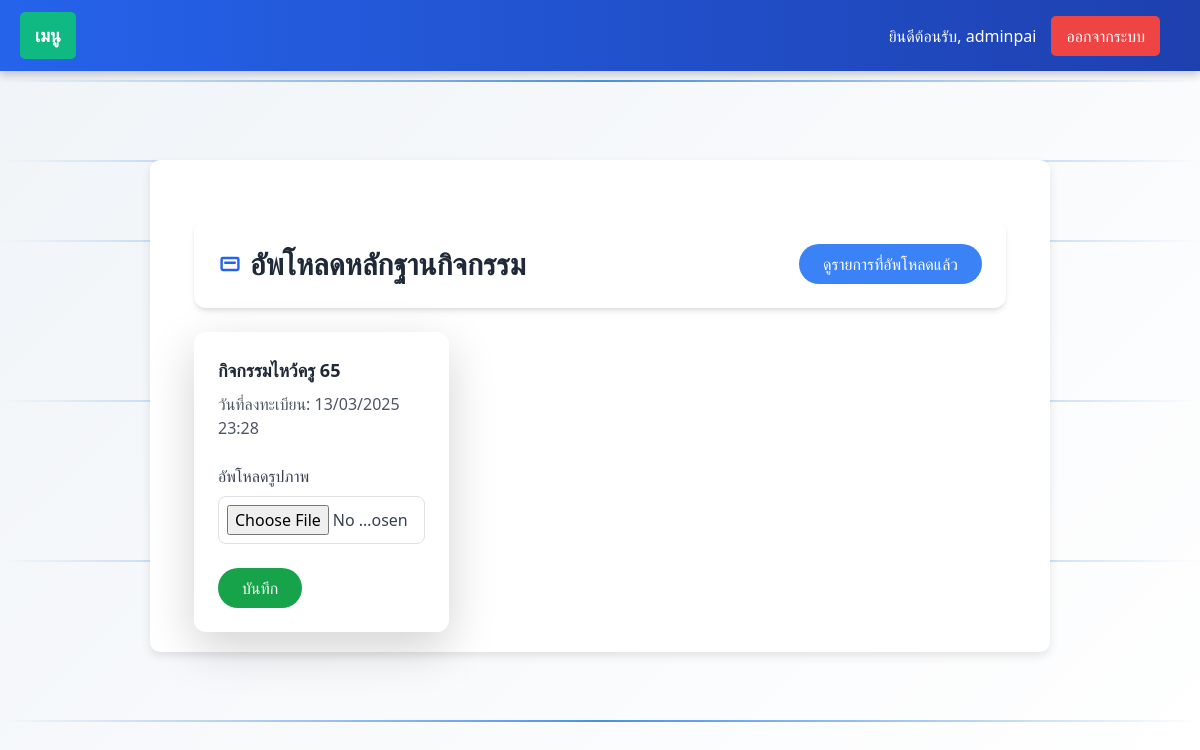
Page /upload-proof/ (signed in) on the committed database.
### myapp/models.py (models this page shows, shortened)
class CustomUser(AbstractUser):
    USER_TYPE_CHOICES = (
        ('student', 'นักศึกษา'),
        ('teacher', 'อาจารย์'),
        ('admin', 'ผู้ดูแลระบบ'),
    )
    user_type = models.CharField(
        max_length=10,
        choices=USER_TYPE_CHOICES,
        default='student',
        verbose_name='ประเภทผู้ใช้'
    )
    student_id = models.CharField(
        max_length=20,
        unique=True,
        null=True,
        blank=True,
        verbose_name='รหัสนักศึกษา'
    )
    year = models.IntegerField(
        choices=[
            (1, 'ชั้นปีที่ 1'),
            (2, 'ชั้นปีที่ 2'),
            (3, 'ชั้นปีที่ 3'),
            (4, 'ชั้นปีที่ 4'),
        ],
        null=True,
        blank=True,
        verbose_name='ชั้นปี'
    )
    branch = models.CharField(
        max_length=255,
        choices=BRANCH_CHOICES,
        null=True,
        blank=True,
        verbose_name='สาขา'
    )
    groups = models.ManyToManyField(
        Group,
        related_name="customuser_groups",
        blank=True
    )
    user_permissions = models.ManyToManyField(
        Permission,
        related_name="customuser_permissions",
        blank=True
    )
    class Meta:
        verbose_name = 'ผู้ใช้'
        verbose_name_plural = 'ผู้ใช้ทั้งหมด'

class ActivityRegistration(models.Model):
    user = models.ForeignKey(settings.AUTH_USER_MODEL, on_delete=models.CASCADE)
    activity = models.ForeignKey('Activity', on_delete=models.CASCADE)
    registration_date = models.DateTimeField(auto_now_add=True)
    proof_image = models.ImageField(upload_to='proofs/', null=True, blank=True)
    proof_upload_date = models.DateTimeField(auto_now_add=True, null=True, blank=True)
    class Meta:
        ordering = ['-registration_date']
        verbose_name = 'รูปหลักฐานการลงทะเบียนทั้งหมด'
        verbose_name_plural = 'รูปหลักฐานการลงทะเบียนทั้งหมด'

class Activity(models.Model):
    name = models.CharField(
        max_length=255,
        verbose_name='ชื่อกิจกรรม'
    )
    description = models.TextField(
        verbose_name='รายละเอียดกิจกรรม'
    )
    start_date = models.DateField(
        verbose_name='วันที่เริ่มจัดกิจกรรม',
        default=datetime.date.today
    )
    end_date = models.DateField(
        verbose_name='วันที่สิ้นสุดกิจกรรม',
        null=True,  # ยอมให้เป็น NULL
        blank=True  # สามารถทิ้งว่างได้ในฟอร์ม
    )
    created_by = models.ForeignKey(
        CustomUser,
        on_delete=models.CASCADE,
        verbose_name='ผู้สร้างกิจกรรม'
    )
    FACULTY_CHOICES = [
        ('all', 'ทุกคนเข้าร่วมได้'),
        ('CS', 'วิทยาการคอมพิวเตอร์'),
        ('CCS', 'วิทยาศาสตร์เครื่องสำอาง'),
        ('OHS', 'อาชีวอนามัยและความปลอดภัย'),
        ('EHS', 'อนามัยสิ่งแวดล้อมและสาธารณภัย'),
        ('MS', 'วิทยาศาสตร์การแพทย์'),
        ('GS', 'วิทยาศาสตร์ทั่วไป'),
        ('IT', 'เทคโนโลยีสารสนเทศ'),
        ('BIB', 'อุตสาหกรรมชีวภาพเพื่อธุรกิจ'),
        ('CYB', 'ความมั่นคงปลอดภัยไซเบอร์'),
    ]
    faculty = models.CharField(
        max_length=10,
        choices=FACULTY_CHOICES,
        default='all',
        verbose_name='คณะที่จัดกิจกรรม'
    )
    class Meta:
        verbose_name = 'กิจกรรม'
        verbose_name_plural = 'กิจกรรมทั้งหมด'

### myapp/views.py (the view, shortened to what this page needs)
# urls.py: path('upload-proof/', views.upload_proof, name='upload_proof'),
@login_required
@csrf_exempt  # เพิ่มเพื่อให้แน่ใจว่าไม่มีปัญหา CSRF (ถ้าไม่ใช้ก็ลบได้)
def upload_proof(request):
    participations = Participation.objects.filter(
        student=request.user,
        status='approved'
    ).select_related('activity')
    print("Participations:", list(participations))
    registrations = [
        ActivityRegistration.objects.get_or_create(
            user=request.user,
            activity=participation.activity
        )[0]
        for participation in participations if participation.activity
    ]
    return render(request, 'upload_proof.html', {
        'registrations': registrations
    })

### myapp/models.py (called while the page is built)
    def __str__(self):
        return f"{self.student.username} เข้าร่วม {self.activity.name} - {self.get_status_display()}"

### templates/upload_proof.html (shortened to what this page needs)
{% extends 'base.html' %}
{% block content %}
<div class="container mx-auto mt-10 px-4">
  <div class="flex justify-between items-center mb-6 p-4 bg-white rounded-xl shadow-md">
    <h2 class="text-2xl md:text-3xl font-bold text-gray-800 flex items-center">
      <svg class="w-6 h-6 mr-2 text-blue-600" fill="currentColor" viewBox="0 0 20 20" xmlns="http://www.w3.org/2000/svg"><path fill-rule="evenodd" d="M4 4a2 2 0 00-2 2v8a2 2 0 002 2h12a2 2 0 002-2V6a2 2 0 00-2-2H4zm0 2h12v8H4V6zm2 2a1 1 0 000 2h8a1 1 0 100-2H6z" clip-rule="evenodd" /></svg>
      อัพโหลดหลักฐานกิจกรรม
    </h2>
    <a href="{% url 'user_upload_proof_list' %}" class="bg-blue-500 hover:bg-blue-600 text-white font-medium py-2 px-4 rounded-full transition duration-200">
      ดูรายการที่อัพโหลดแล้ว
    </a>
  </div>
  <div class="grid grid-cols-1 sm:grid-cols-2 lg:grid-cols-3 gap-6">
    {% for registration in registrations %}
    <div class="bg-white rounded-xl shadow-lg p-6 transition duration-300 hover:-translate-y-2 hover:shadow-xl {% if registration.has_proof %}opacity-90 pointer-events-none{% endif %}" id="card-{{ registration.activity.id }}">
      <h5 class="text-lg font-semibold text-gray-800 mb-2">{{ registration.activity.name }}</h5>
      <p class="text-gray-600 mb-4">วันที่ลงทะเบียน: {{ registration.registration_date|date:"d/m/Y H:i" }}</p>
      {% if registration.has_proof %}
        <p class="text-green-600 font-semibold flex items-center gap-2">
          <svg class="w-5 h-5" fill="currentColor" viewBox="0 0 20 20" xmlns="http://www.w3.org/2000/svg"><path fill-rule="evenodd" d="M16.707 5.293a1 1 0 010 1.414l-8 8a1 1 0 01-1.414 0l-4-4a1 1 0 011.414-1.414L8 12.586l7.293-7.293a1 1 0 011.414 0z" clip-rule="evenodd" /></svg>
          อัพโหลดหลักฐานแล้ว
        </p>
      {% else %}
        <form method="POST" enctype="multipart/form-data" class="upproof-form-{{ registration.activity.id }}">
          <div class="mb-4">
            <label for="proof_image_{{ registration.activity.id }}" class="block text-gray-700 font-medium mb-2">อัพโหลดรูปภาพ</label>
            <input type="file" class="block w-full text-gray-700 border border-gray-300 rounded-lg p-2 focus:border-blue-500 focus:outline-none" id="proof_image_{{ registration.activity.id }}" name="proof_image" accept="image/*" required>
          </div>
          <button type="submit" class="bg-green-600 hover:bg-green-700 text-white font-medium py-2 px-4 rounded-full transition duration-200">บันทึก</button>
        </form>
      {% endif %}
    </div>
    {% endfor %}
  </div>
</div>
{% endblock %}

### templates/base.html (shortened to what this page needs)
{% load static %}
<!DOCTYPE html>
<html lang="th">
<head>
  <link rel="stylesheet" href="{% static 'css/style.css' %}">
  <link rel="stylesheet" href="https://cdn.jsdelivr.net/npm/bootstrap@5.3.0/dist/css/bootstrap.min.css">
  <link rel="stylesheet" href="https://cdnjs.cloudflare.com/ajax/libs/font-awesome/6.0.0/css/all.min.css">
  <script src="https://cdn.tailwindcss.com"></script>
</head>
<body>
  <div class="moving-line"></div>
  <div class="moving-line"></div>
  <div class="base-navbar">
    <div class="base-menu-container" id="menuContainer">
      <a href="#" class="base-menu" id="menuButton">เมนู</a>
    </div>
    <div class="base-right-side">
      {% if user.is_authenticated %}
        <span>ยินดีต้อนรับ, {{ user.username }}</span>
        <form method="post" action="{% url 'logout' %}" style="display:inline;">
          <button type="submit" class="base-logout-btn">ออกจากระบบ</button>
        </form>
      {% else %}
        <a href="{% url 'login' %}">เข้าสู่ระบบ</a>
        <a href="{% url 'register' %}">สมัครสมาชิก</a>
      {% endif %}
    </div>
  </div>
  <div class="base-container">
    {% block content %}
    {% endblock %}
  </div>
</body>
</html>

### templates/base.html (style rules this page uses)
body { margin: 0; padding-top: 60px; min-height: 100vh; background: linear-gradient(135deg, #f0f4f8, #ffffff); overflow-x: hidden; position: relative; }
.moving-line { position: absolute; width: 100%; height: 2px; background: linear-gradient(90deg, transparent, #4a90e2, transparent); animation: moveLine 6s linear infinite; z-index: 0; }
.moving-line:nth-child(1) { top: 10%; }
.moving-line:nth-child(6) { top: 90%; animation-delay: 5s; }
.base-container { position: relative; z-index: 10; max-width: 900px; margin: 100px auto 30px; padding: 20px; background: white; box-shadow: 0px 4px 10px rgba(0, 0, 0, 0.1); border-radius: 10px; }
.base-navbar { background: linear-gradient(to right, #2563eb, #1e40af); width: 100%; position: fixed; top: 0; left: 0; display: flex; justify-content: space-between; align-items: center; padding: 12px 20px; box-shadow: 0px 4px 8px rgba(0, 0, 0, 0.2); z-index: 1000; }
.base-menu-container { position: relative; }
.base-menu { font-size: 18px; color: white; text-decoration: none; font-weight: bold; padding: 10px 15px; background-color: #10b981; border-radius: 5px; cursor: pointer; display: inline-block; transition: background-color 0.3s ease; }
.base-right-side { display: flex; gap: 15px; align-items: center; margin-right: 20px; }
.base-right-side span { color: white; font-size: 16px; }
.base-right-side a, .base-logout-btn { color: white; text-decoration: none; padding: 8px 15px; border-radius: 5px; background-color: #f59e0b; transition: background-color 0.3s ease; }
.base-logout-btn { background-color: #ef4444; border: none; cursor: pointer; }

### rows in the picture
CustomUser: username "adminpai"
ActivityRegistration: activity.name "กิจกรรมไหว้ครู 65", registration_date "13/03/2025 23:28"
